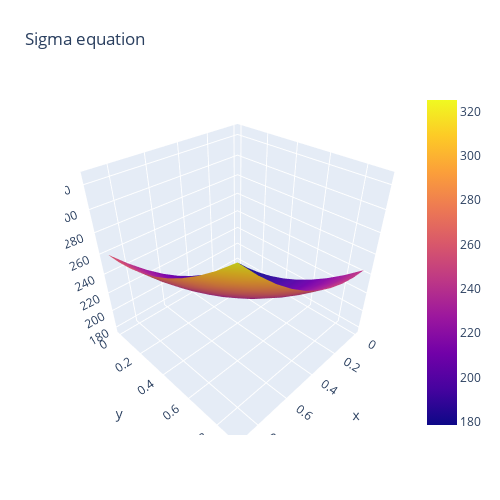

Notebook code for this chart:
### Code cell
fig = go.Figure(data=[go.Surface(x = x, y = y, z=tensore_equazione_sigma[9,9,9,:,:])])
fig.update_layout(title='Sigma equation', autosize=False,
                  width=500, height=500,
                  margin=dict(l=65, r=50, b=65, t=90))
# change the labels of the axes
fig.update_xaxes(title_text='disistima_ricevuta')
fig.update_yaxes(title_text='rifiuto_effettivo')
#fig.update_zaxes(title_text='Sigma')
fig.show()

### Figure 1 — Plotly figure (JSON) as saved in the notebook; plotly's stock layout.template omitted (floating-point values rounded to 4 significant figures)
{"data": [{"type": "surface", "x": [0, 0.1, 0.2, 0.3, 0.4, 0.5, 0.6, 0.7, 0.8, 0.9, 1], "y": [0, 0.1, 0.2, 0.3, 0.4, 0.5, 0.6, 0.7, 0.8, 0.9, 1], "z": [[178.5, 179.5, 182.5, 187.5, 194.5, 203.5, 214.5, 227.5, 242.5, 259.5], [179.3, 180.3, 183.3, 188.3, 195.3, 204.3, 215.3, 228.3, 243.3, 260.3], [181.7, 182.7, 185.7, 190.7, 197.7, 206.7, 217.7, 230.7, 245.7, 262.7], [185.8, 186.8, 189.8, 194.8, 201.8, 210.8, 221.8, 234.8, 249.8, 266.8], [191.4, 192.4, 195.4, 200.4, 207.4, 216.4, 227.4, 240.4, 255.4, 272.4], [198.7, 199.7, 202.7, 207.7, 214.7, 223.7, 234.7, 247.7, 262.7, 279.7], [207.6, 208.6, 211.6, 216.6, 223.6, 232.6, 243.6, 256.6, 271.6, 288.6], [218.2, 219.2, 222.2, 227.2, 234.2, 243.2, 254.2, 267.2, 282.2, 299.2], [230.3, 231.3, 234.3, 239.3, 246.3, 255.3, 266.3, 279.3, 294.3, 311.3], [244.1, 245.1, 248.1, 253.1, 260.1, 269.1, 280.1, 293.1, 308.1, 325.1]]}], "layout": {"autosize": false, "height": 500, "margin": {"b": 65, "l": 65, "r": 50, "t": 90}, "title": {"text": "Sigma equation"}, "width": 500, "xaxis": {"title": {"text": "disistima_ricevuta"}}, "yaxis": {"title": {"text": "rifiuto_effettivo"}}}}
